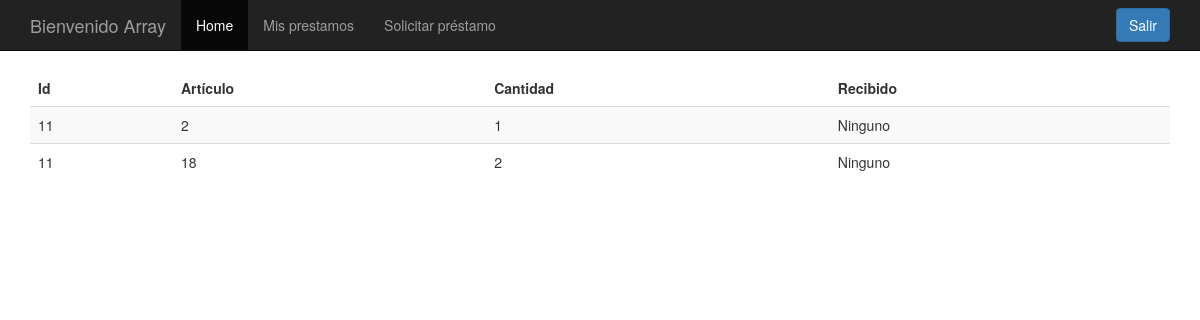
Page /verPrestamo.php?idPrestamo=11 (signed in) on the committed database.
### tables this page shows
CREATE TABLE `prestamo_articulo` (
  `PrestamoIdFK` int(11) NOT NULL,
  `ArticuloIdFK` int(11) NOT NULL,
  `Recibe` varchar(50) NOT NULL,
  `Cantidad` int(11) NOT NULL
);

### verPrestamo.php (the view, shortened to what this page needs)
<?php
include('conexion.php');
?>
<!DOCTYPE html>
<html lang="es">
<head>
    <link href="css/bootstrap.min.css" rel="stylesheet">
    <link href="css/ie10-viewport-bug-workaround.css" rel="stylesheet">
    <link href="css/estilo.css" rel="stylesheet">
</head>
<body>
    <?php if(isset($_SESSION['u_usuario'])|isset($_SESSION['Admin'])){ ?>
    <?php
        $id = $_GET['idPrestamo'];
        $query = "SELECT * FROM prestamo_articulo WHERE PrestamoIdFK='$id' ";
        $resultado=$conexion -> query($query);
    ?>
        <div class="container">
                <div class="navbar-wrapper">
                  <div class="container">
                    <nav class="navbar navbar-inverse navbar-fixed-top">
                      <div class="container">
                        <div class="navbar-header">
                          <a class="navbar-brand" href="#"><?php
                          if(isset($_SESSION['u_usuario'])){
                          		echo "Bienvenido ".$_SESSION['u_usuario'];
                          }else{
                          		echo "Bienvenido ".$_SESSION['Admin'];
                          }
                             ?></a>
                        </div>
                        <div id="navbar" class="navbar-collapse collapse">
                            <ul class="nav navbar-nav">
                                <li class="active"><a href="home.php">Home</a></li>
                                <li><a href="misPrestamos.php">Mis prestamos</a></li>
                                <li><a href="prestamo.php">Solicitar préstamo</a></li>
                            </ul>
                        <form class="navbar-form navbar-right">
                        <a href="cerrar.php" class="btn btn-primary" role ="button">Salir</a>
                        </form>
                        </div>
                      </div>
                    </nav>
                  </div>
                </div>
                <div class="table-responsive">
		            <table class="table table-striped">
	                    <thead>
	                        <tr>
	                            <td><b>Id</b></td>
	                            <td><b>Artículo</b></td>
                                <td><b>Cantidad</b></td>
                                <td><b>Recibido</b></td>
	                        </tr>
	                    </thead>
	                    <tbody>
	                        <?php while($row=$resultado->fetch_assoc()){ ?>
	                            <tr>
	                                <td>
	                                    <?php echo $row['PrestamoIdFK'];?>
	                                </td>
	                                <td>
	                                    <?php echo $row['ArticuloIdFK'];?>
	                                </td>
                                    <td>
                                        <?php echo $row['Cantidad'];?>
                                    </td>
                                    <td>
                                        <?php echo $row['Recibe'];?>
                                    </td>
	                            </tr>
	                        <?php } ?>
	                    </tbody>
	                </table>
                </div>
        </div>
     <?php   }else{
        header("Location: index.php");
      } ?>
</body>
</html>

### css/estilo.css (style rules this page uses)
body { padding-top: 70px; }

### rows in the picture
prestamo_articulo: PrestamoIdFK "11", ArticuloIdFK "2", Cantidad "1", Recibe "Ninguno"
prestamo_articulo: PrestamoIdFK "11", ArticuloIdFK "18", Cantidad "2", Recibe "Ninguno"

### other values in the picture
$_SESSION['u_usuario'] "Array"
